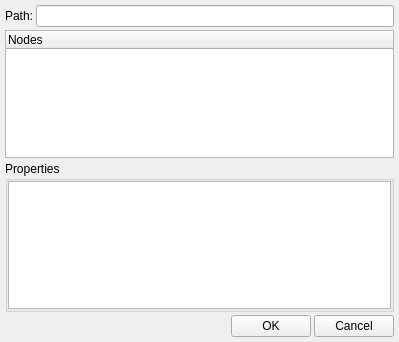
<ui version="4.0" >
 <author>Ian Reinhart Geiser  &lt;geiseri@sourcextreme.com></author>
 <comment>Base widget for the QDomElement node browser.</comment>
 <class>NodeBrowserBase</class>
 <widget class="QWidget" name="NodeBrowserBase" >
  <property name="geometry" >
   <rect>
    <x>0</x>
    <y>0</y>
    <width>399</width>
    <height>342</height>
   </rect>
  </property>
  <property name="windowTitle" >
   <string>Select DOM Path...</string>
  </property>
  <layout class="QVBoxLayout" >
   <property name="margin" >
    <number>5</number>
   </property>
   <property name="spacing" >
    <number>3</number>
   </property>
   <item>
    <layout class="QHBoxLayout" >
     <property name="margin" >
      <number>0</number>
     </property>
     <property name="spacing" >
      <number>3</number>
     </property>
     <item>
      <widget class="QLabel" name="textLabel1" >
       <property name="text" >
        <string>Path:</string>
       </property>
       <property name="alignment" >
        <set>Qt::AlignRight|Qt::AlignTrailing|Qt::AlignVCenter</set>
       </property>
       <property name="wordWrap" >
        <bool>false</bool>
       </property>
      </widget>
     </item>
     <item>
      <widget class="QLineEdit" name="path" >
       <property name="sizePolicy" >
        <sizepolicy>
         <hsizetype>7</hsizetype>
         <vsizetype>0</vsizetype>
         <horstretch>1</horstretch>
         <verstretch>0</verstretch>
        </sizepolicy>
       </property>
       <property name="readOnly" >
        <bool>true</bool>
       </property>
      </widget>
     </item>
    </layout>
   </item>
   <item>
    <widget class="QTreeWidget" name="nodes" >
     <property name="sizePolicy" >
      <sizepolicy>
       <hsizetype>7</hsizetype>
       <vsizetype>7</vsizetype>
       <horstretch>1</horstretch>
       <verstretch>0</verstretch>
      </sizepolicy>
     </property>
     <property name="rootIsDecorated" >
      <bool>true</bool>
     </property>
     <property name="animated" >
      <bool>true</bool>
     </property>
     <property name="allColumnsShowFocus" >
      <bool>true</bool>
     </property>
     <column>
      <property name="text" >
       <string>Nodes</string>
      </property>
     </column>
    </widget>
   </item>
   <item>
    <widget class="QGroupBox" name="groupBox1" >
     <property name="title" >
      <string>Properties</string>
     </property>
     <property name="flat" >
      <bool>true</bool>
     </property>
     <layout class="QGridLayout" >
      <property name="margin" >
       <number>0</number>
      </property>
      <property name="spacing" >
       <number>3</number>
      </property>
      <item row="0" column="0" >
       <widget class="QListWidget" name="properties" >
        <property name="sizePolicy" >
         <sizepolicy>
          <hsizetype>7</hsizetype>
          <vsizetype>7</vsizetype>
          <horstretch>1</horstretch>
          <verstretch>0</verstretch>
         </sizepolicy>
        </property>
       </widget>
      </item>
     </layout>
    </widget>
   </item>
   <item>
    <layout class="QHBoxLayout" >
     <property name="margin" >
      <number>0</number>
     </property>
     <property name="spacing" >
      <number>3</number>
     </property>
     <item>
      <spacer>
       <property name="orientation" >
        <enum>Qt::Horizontal</enum>
       </property>
       <property name="sizeType" >
        <enum>QSizePolicy::Expanding</enum>
       </property>
       <property name="sizeHint" >
        <size>
         <width>191</width>
         <height>20</height>
        </size>
       </property>
      </spacer>
     </item>
     <item>
      <widget class="QPushButton" name="buttonOk" >
       <property name="text" >
        <string>OK</string>
       </property>
      </widget>
     </item>
     <item>
      <widget class="QPushButton" name="buttonCancel" >
       <property name="text" >
        <string>Cancel</string>
       </property>
      </widget>
     </item>
    </layout>
   </item>
  </layout>
 </widget>
 <layoutdefault spacing="3" margin="5" />
 <pixmapfunction>qPixmapFromMimeSource</pixmapfunction>
 <resources/>
 <connections/>
</ui>
